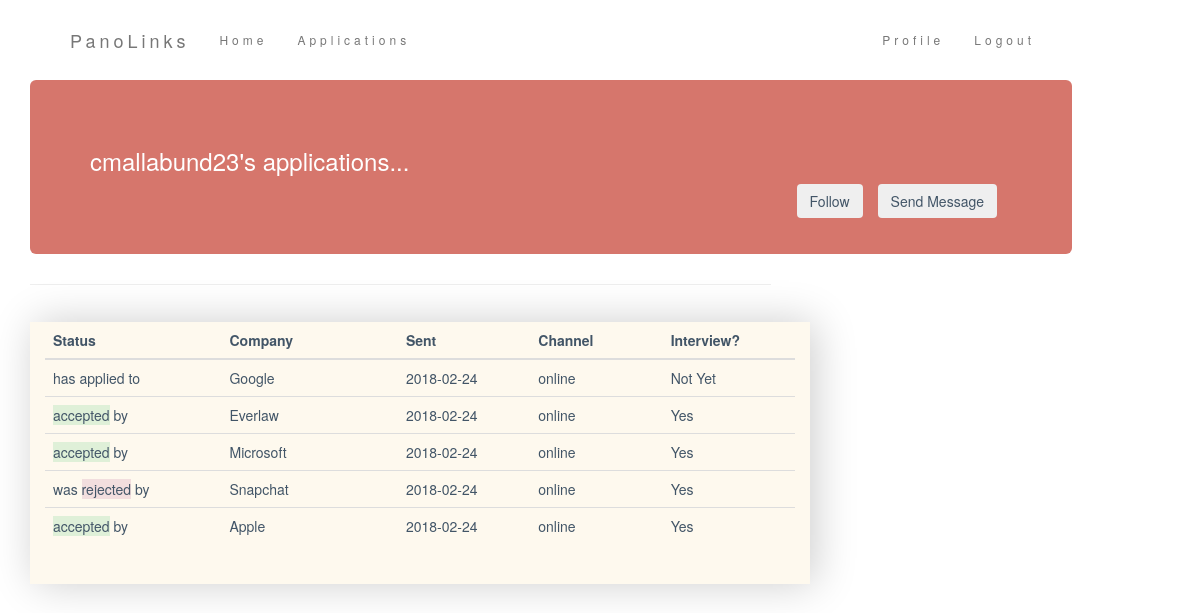
The app's page /user/cmallabund23 (signed in) with its own data.
### myapp/models.py (models this page shows, shortened)
class User(UserMixin, db.Model):
    id = db.Column(db.Integer, primary_key=True)
    username = db.Column(db.String(64), index=True, unique=True)
    email = db.Column(db.String(120), index=True, unique=True)
    password_hash = db.Column(db.String(128))
    application = db.relationship('Application', backref='applicant', lazy='dynamic')

class Application(db.Model):
    id = db.Column(db.Integer, primary_key=True)
    company = db.Column(db.String(140), index=True)
    status = db.Column(db.String(64))
    user_id = db.Column(db.String(64), db.ForeignKey('user.id'))
    sent = db.Column(db.DateTime)
    channel = db.Column(db.String(64))
    invite = db.Column(db.DateTime)
    decision = db.Column(db.DateTime)

### myapp/main/routes.py (the view)
@bp.route('/user/<username>')
@login_required
def user(username):
    user = User.query.filter_by(username=username).first_or_404()
    page = request.args.get('page', 1, type=int)
    apps = Application.query.filter_by(applicant=user).paginate(page, current_app.config['APPS_PER_PAGE'], False)
    next_url = url_for('main.applications', page=apps.next_num) \
        if apps.has_next else None
    prev_url = url_for('main.applications', page=apps.prev_num) \
        if apps.has_prev else None
    return render_template('user.html', user=user, entries=apps.items, next_url=next_url, prev_url=prev_url)
    return render_template('user.html', user=user)

### myapp/models.py (called while the page is built)
@login.user_loader
def load_user(id):
    return User.query.get(int(id))

### myapp/templates/user.html (shortened to what this page needs)
{% extends "base.html" %}
{% import 'bootstrap/wtf.html' as wtf %}
{% block app_content %}
    <div class="jumbotron text-left main">
           <h3>{{ user.username }}'s applications...</h3>
        <button type="button" class="btn button ">Send Message</button>
        <button type="button" class="btn button " >Follow</button>
    </div>
    <hr>
    <div class="row">
        <div class="col-md-8 tb">
            <table class ="table table-hover">
                <thead>
                  <tr>
                    <th style="width: 20%">Status</th>
                    <th style="width: 20%">Company</th>
                      <th style="width: 15%">Sent</th>
                    <th style="width: 15%">Channel</th>
                    <th style="width: 15%">Interview?</th>
                  </tr>
                </thead>
                <tbody>
                    {% for app in entries %}
                    <tr>
                        <td style="width: 20%">
                            {% if app.status=='rejected' %}
                            was <span class="bg-danger">rejected</span> by
                            {% elif app.status=='interviewing' %}
                            <span class="bg-info">is interviewing</span> with
                            {% elif app.status=='applied' %}
                            has applied to
                            {% else %}
                            <span class="bg-success">accepted</span> by
                            {% endif %}
                        </td>
                        <td style="width: 20%">{{app.company}}</td>
                        <td style="width: 15%">{{app.sent.strftime('%Y-%m-%d')}}</td>
                        <td style="width: 15%">{{app.channel}}</td>
                        <td style="width: 15%">
                            {% if app.invite %}
                            Yes
                            {% else %}
                            Not Yet
                            {% endif %}
                        </td>
                    </tr>
                    {% endfor %}
                </tbody>
            </table>
            <br>
        </div>
        <div class="col-md-4">
        </div>
    </div>
{% endblock %}

### myapp/templates/user.html (style rules this page uses)
.main { background-color:#d6766c; font:sans-serif; font-weight: lighter; color: white; padding-bottom:70px; margin-right:98px; }
.tb { box-shadow: 5px 0px 40px rgba(0,0,0, .2); background-color:rgba(245, 198, 87, .1); margin-left:15px; margin-top:30px; }
.button { margin-right: 15px; float: right; color: #425567; border-color: none; }
body { color: #425567; }
hr { margin-top: 0.5em; margin-bottom: 0.5em; margin-left: auto; margin-right: 35%; }

### records on screen
User: username "cmallabund23"
Application: status "has applied to", company "Google", sent "2018-02-24", channel "online", shows "Not Yet"
Application: status "accepted", company "Everlaw", sent "2018-02-24", channel "online", shows "Yes"
Application: status "accepted", company "Microsoft", sent "2018-02-24", channel "online", shows "Yes"
Application: status "was", company "Snapchat", sent "2018-02-24", channel "online", shows "Yes"
Application: status "accepted", company "Apple", sent "2018-02-24", channel "online", shows "Yes"
